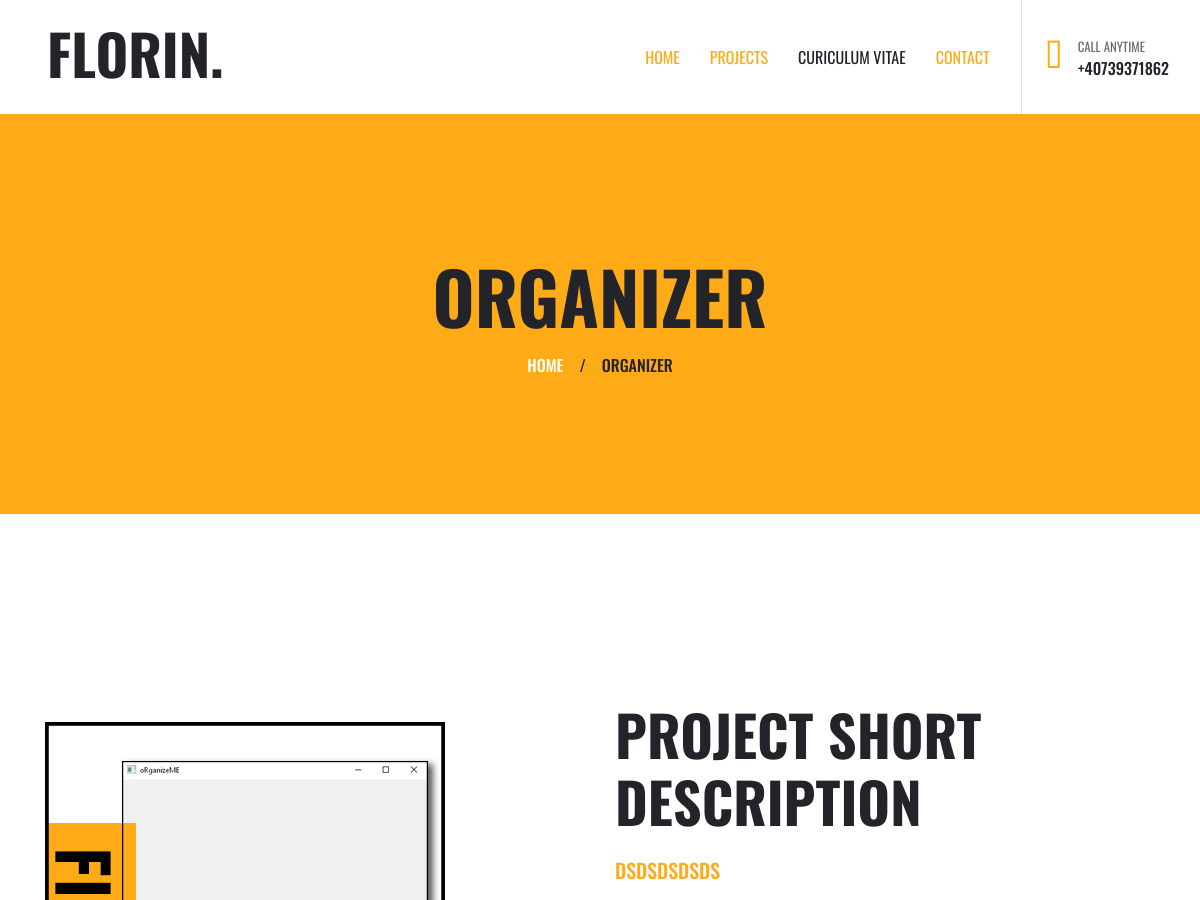
Before: /projects/7/ (upper part) with the older database file.
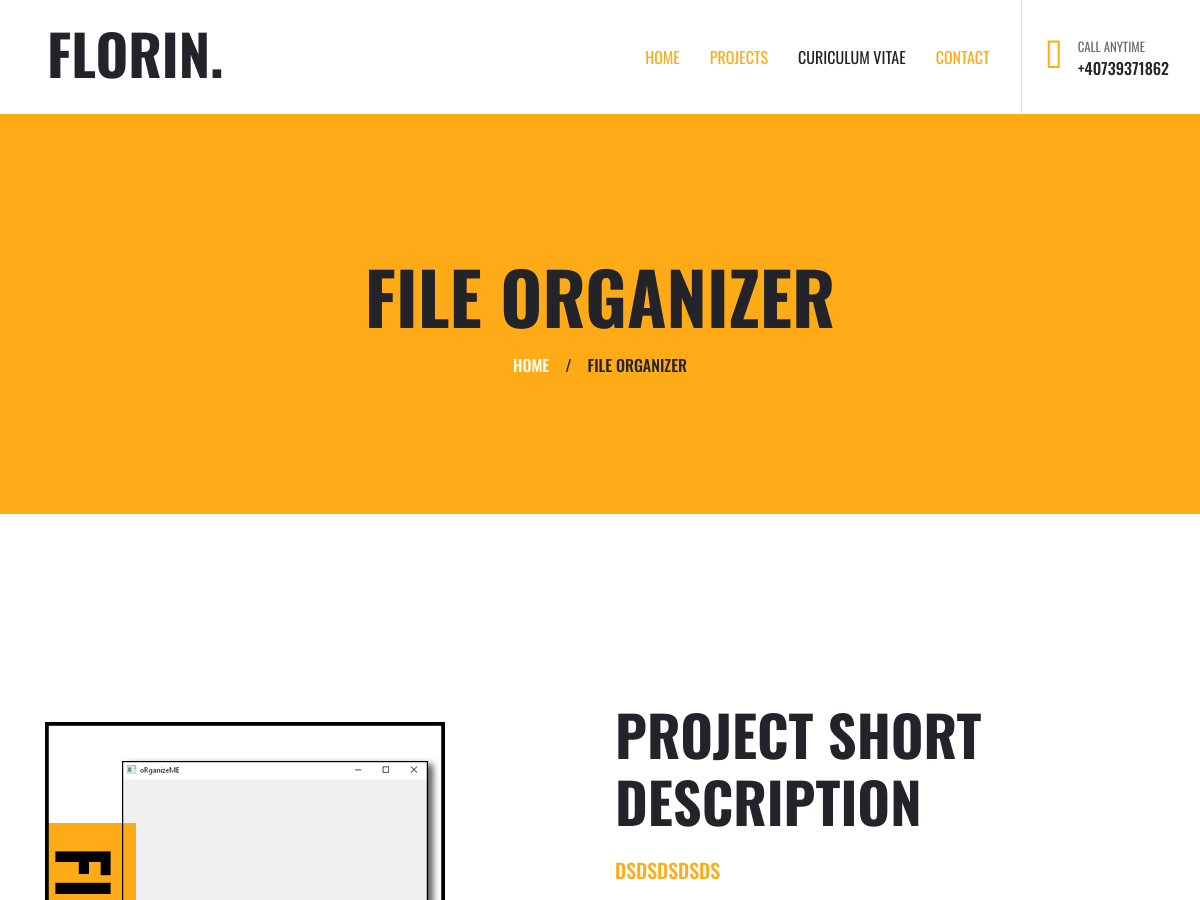
After: the same page with the newer database file.
### myportfolio/models.py (models this page shows, shortened)
class Project(models.Model):
    title=models.CharField(max_length=255)
    initial_description=models.TextField()
    project_description=models.TextField()
    summary_description=models.TextField()
    main_image=models.ImageField(upload_to='project_images',default=None)
    github_link=models.URLField(max_length=255)
    live_demo_link=models.URLField(max_length=255,default=None)
    category=models.ForeignKey(ProjectCategory,on_delete=models.CASCADE)
    class Meta:
        ordering=['title',]
        get_latest_by='title'

### myportfolio/views.py (the view)
# urls.py: re_path(r'^(?P<pk>\d+)/$',ProjectDetails.as_view(),name='project_details'),
class ProjectDetails(View):
    model=Project
    template_name='myportfolio/project_details.html'
    def get(self,request,pk):
        project=get_object_or_404(self.model,pk=pk)
        technologies_image=project.projectimage_set.get(name='techs')
        return render(request,self.template_name,context={'project':project,'techs':technologies_image})

### myportfolio/templates/myportfolio/project_details.html (shortened to what this page needs)
{% extends parent_template|default:'myportfolio/base_portfolio.html' %}
{% load static %}
{% block content %}
<body>
    <div class="page-header container-fluid bg-primary d-flex flex-column align-items-center justify-content-center">
        <h1 class="display-3 text-uppercase mb-3">{{project.title}}</h1>
        <div class="d-inline-flex text-white">
            <h6 class="text-uppercase m-0"><a class="text-white" href="{% url 'homepage' %}">Home</a></h6>
            <h6 class="m-0 px-3">/</h6>
            <h6 class="text-uppercase m-0">{{project.title}}</h6>
        </div>
    </div>
    <div class="container-fluid py-5">
            <div class="container py-5">
            <div class="row align-items-center">
                <div class="col-lg-6">
                    <img class="img-fluid mb-4 mb-lg-0" src="{{project.main_image.url}}" alt="">
                </div>
                <div class="col-lg-6">
                    <h1 class="display-4 text-uppercase mb-4">Project Short Description</h1>
                    <h5 class="text-uppercase text-primary mb-3">{{project.summary_description}}</h5>
                    <br>
                     <br>
                </div>
            </div>
        </div>
    </div>
<body>
</body>
{% endblock content %}

Changed rows visible on the page:
changed Project "DSDSDSDSDS": title "ORGANIZER" → "FILE ORGANIZER"
